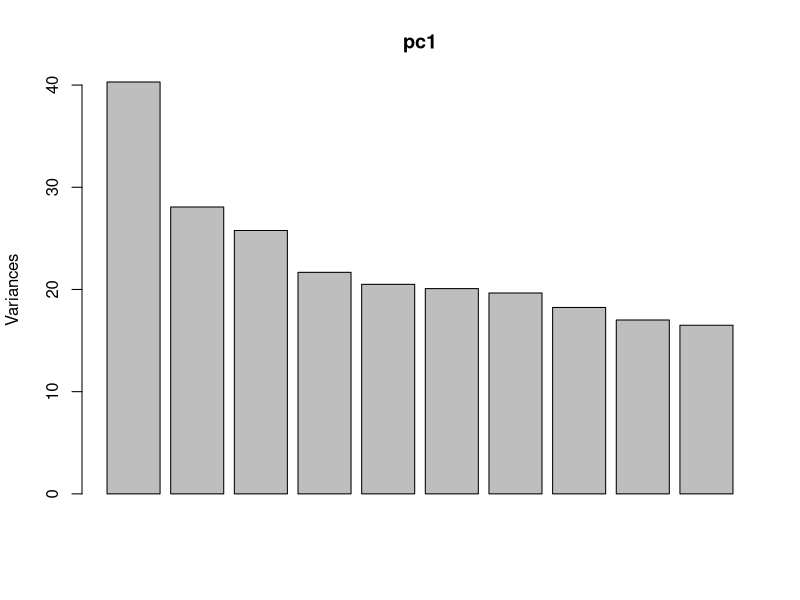
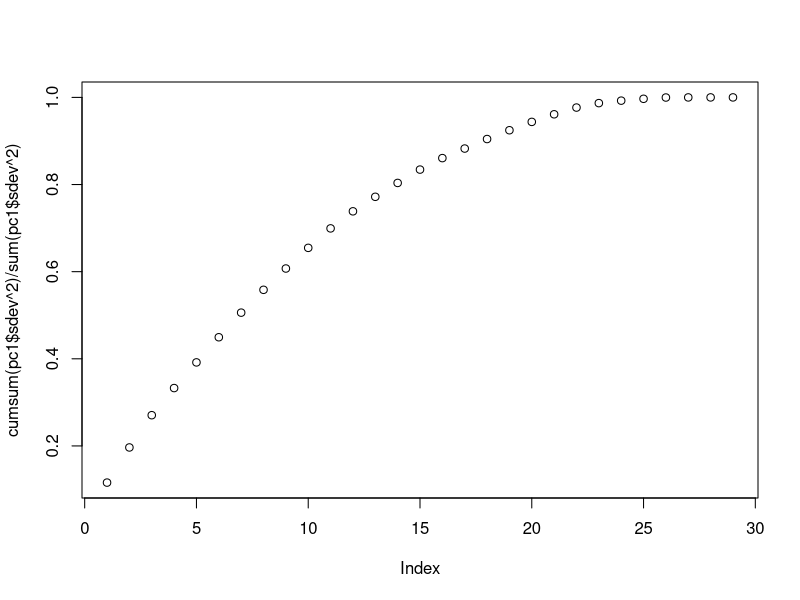

Here is the R script that generated these plots, in order:
## ---- chunk 1
library(dplyr)
library(caret)
(head(starwars))

starwar <- starwars %>%
  select(-c("films", "vehicles", "starships", "name"))
starwar <- na.omit(starwar)
names(starwar)

sum(is.na(starwar))

## ---- chunk 2

species_transformed <- dummyVars(species ~., data = starwar)
dummyvar1 <- as.data.frame(predict(species_transformed, newdata = starwar))

sex_transformed <- dummyVars(sex ~., data = starwar)
dummyvar12 <- as.data.frame(predict(sex_transformed, newdata = starwar))

haircolor_transformed <- dummyVars(hair_color ~., data = starwar)
dummyvar3 <- as.data.frame(predict(haircolor_transformed, newdata = starwar))

skincolor_transformed <- dummyVars(skin_color ~., data = starwar)
dummyvar4 <- as.data.frame(predict(skincolor_transformed, newdata = starwar))

eyecolor_transformed <- dummyVars(eye_color ~., data = starwar)
dummyvar5 <- as.data.frame(predict(eyecolor_transformed, newdata = starwar))

homeworld_dummy <- dummyVars(homeworld ~ ., data = starwar)
dummyvar6 <- as.data.frame(predict(homeworld_dummy, newdata = starwar))

starwar_transformed <- bind_cols(
  select(starwar, -c(species, hair_color, skin_color, eye_color, homeworld)),
  dummyvar1,
  dummyvar12,
  dummyvar3,
  dummyvar4,
  dummyvar5,
  dummyvar6
)
head(starwar_transformed)

## ---- chunk 3
library(caret)
library(e1071)
library(caTools)
library(dplyr)
set.seed(123)

names(starwar_transformed)
split <- sample.split (starwar_transformed$gender, SplitRatio = 0.7)
train <- subset(starwar_transformed, split = True)
test <- subset(starwar_transformed, split = FALSE)
## ---- chunk 4
train$gender <- as.factor(train$gender)
test$gender <- as.factor(test$gender)
model1 <- svm(gender ~., data = train)

pred <- predict(model1, test)
table (pred, starwar_transformed$gender)
check_Aaccuracy <- sum(pred == starwar_transformed$gender)/nrow(test)
check_Aaccuracy 
## ---- chunk 5
numeric_cols <- sapply(starwar_transformed, is.numeric)
starwars_pca <- starwar_transformed[, numeric_cols]
pc1 <- prcomp(starwars_pca, center = TRUE, scale = TRUE)
plot(pc1)
plot(cumsum(pc1$sdev^2)/sum(pc1$sdev^2))


cum_var <- cumsum(pc1$sdev^2)/sum(pc1$sdev^2)
n_components <- sum(cum_var <= 0.9)
n_components


pca_data <- data.frame(pc1$x[, 1:n_components])
pca_data$gender <- starwar_transformed$gender
## ---- chunk 6
library(caret)
library(e1071)
## ---- chunk 7

train <- train[complete.cases(train), ]
sum(is.na(train))


numeric_cols <- sapply(starwar_transformed, is.numeric)
starwars_pca <- starwar_transformed[, numeric_cols]
starwars_pca$gender <- NULL

pc1 <- prcomp(starwars_pca, center = TRUE, scale = TRUE)
cum_var <- cumsum(pc1$sdev^2) / sum(pc1$sdev^2)
n_components <- sum(cum_var <= 0.9)
pca_data <- data.frame(pc1$x[, 1:n_components])
pca_data$gender <- starwar_transformed$gender

set.seed(123)
split <- sample.split(pca_data$gender, SplitRatio = 0.7)
train <- subset(pca_data, split == TRUE)
test <- subset(pca_data, split == FALSE)

grid_linear <- expand.grid(C = c(0.01, 0.1, 1, 10, 100))

svm_cv <- trainControl(method = "cv", number = 5)

model_linear <- train(gender ~ ., data = train, method = "svmLinear",
                      tuneGrid = grid_linear, trControl = svm_cv)
pred_linear <- predict(model_linear, newdata = test)
test$gender <- factor(test$gender, levels = c("male", "female"))
pred_linear <- factor(pred_linear, levels = c("male", "female"))
confusionMatrix(pred_linear, test$gender)

## ---- chunk 8
grid <- expand.grid(C = c(0.01, 0.1, 1, 10),
                    sigma = c(0.1, 1, 10))
tuneGrid <- as.matrix(unique(grid))
model_radial <- train(gender ~ ., data = train, method = "svmRadial",
                      tuneGrid = grid, trControl = svm_cv)

pred_radial <- predict(model_radial, newdata = test)
pred_radial <- factor(pred_radial, levels = levels(test$gender))
confusionMatrix(pred_radial, test$gender)
